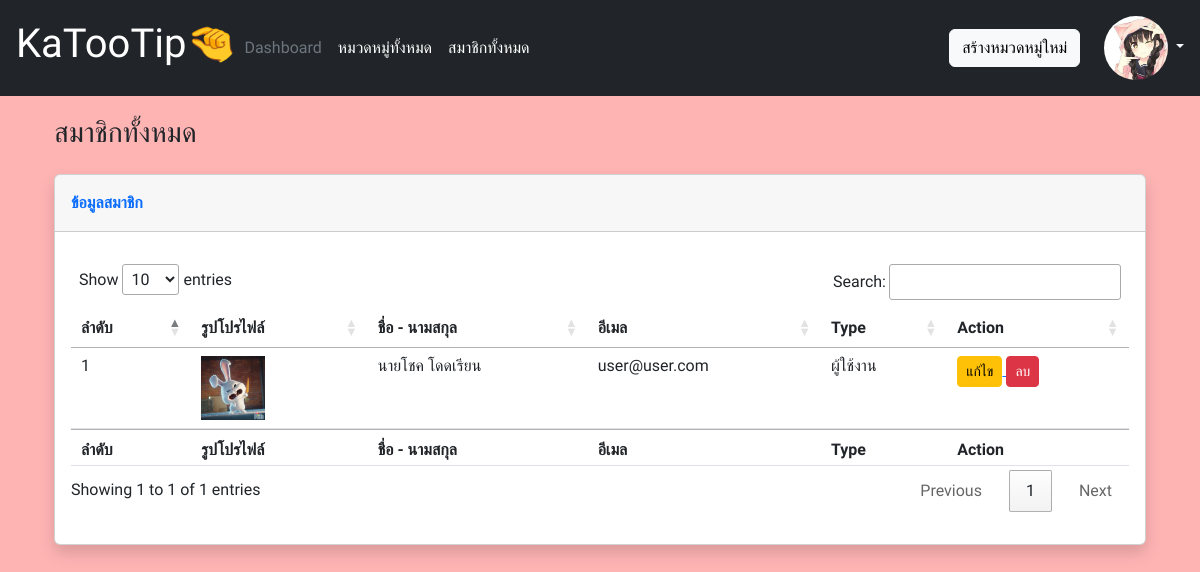
/admin/all_member.php (signed in), run on the app's committed database.
### tables this page shows
CREATE TABLE `users` (
  `u_id` int(11) NOT NULL,
  `email` varchar(255) NOT NULL,
  `fullname` varchar(255) NOT NULL,
  `password` varchar(255) NOT NULL,
  `u_img` varchar(255) NOT NULL,
  `type` int(11) NOT NULL DEFAULT '0'
);

### admin/all_member.php (the view, shortened to what this page needs)
<?php
require_once '../db.php';
$sql = $connection->query("SELECT * FROM users");
$users = $sql->fetchAll(PDO::FETCH_ASSOC);
$num = 1;
?>
<?php include '../admin/include/header.php' ?>
<div class="container">
    <div class="container-fluid">
        <h3 class="text-dark mb-4">สมาชิกทั้งหมด</h3>
        <div class="card shadow">
            <div class="card-header py-3">
                <p class="text-primary m-0 fw-bold">ข้อมูลสมาชิก</p>
            </div>
            <div class="card-body">
                <div class="table-responsive table mt-2" role="grid" aria-describedby="dataTable_info">
                    <table id="MemberTable" class="table my-0">
                        <thead>
                            <tr>
                                <th>ลำดับ</th>
                                <th>รูปโปรไฟล์</th>
                                <th>ชื่อ - นามสกุล</th>
                                <th>อีเมล</th>
                                <th>Type</th>
                                <th>Action</th>
                            </tr>
                        </thead>
                        <tbody>
                            <?php foreach ($users as $user) : ?>
                                <?php if ($user['u_id'] != $_SESSION['u_id']) : ?>
                                    <tr>
                                        <td><?php echo $num++; ?></td>
                                        <td><img width="64" height="64" src="../image/user/<?php echo $user['u_img']; ?>" /></td>
                                        <td><?php echo $user['fullname']; ?></td>
                                        <td><?php echo $user['email']; ?></td>
                                        <td>
                                            <?php if ($user['type'] == 1) : ?>
                                                <p>แอดมิน</p>
                                            <?php elseif ($user['type'] == 0) : ?>
                                                <p>ผู้ใช้งาน</p>
                                            <?php endif; ?>
                                        </td>
                                        <td>
                                            <a href="edit_member.php?id=<?php echo $user['u_id'] ?>">
                                                <button class="btn btn-warning btn-sm">แก้ไข</button>
                                            </a>
                                            <a href="?del_id=<?php echo $user['u_id'] ?>">
                                                <button class="btn btn-danger btn-sm">ลบ</button>
                                            </a>
                                        </td>
                                    </tr>
                                <?php endif; ?>
                            <?php endforeach; ?>
                        </tbody>
                        <tfoot>
                            <tr>
                                <th>ลำดับ</th>
                                <th>รูปโปรไฟล์</th>
                                <th>ชื่อ - นามสกุล</th>
                                <th>อีเมล</th>
                                <th>Type</th>
                                <th>Action</th>
                            </tr>
                        </tfoot>
                    </table>
                </div>
            </div>
        </div>
    </div>
</div>
</body>
</html>

### admin/include/header.php (shortened to what this page needs)
<!DOCTYPE html>
<html lang="en">
<head>
    <link href="https://cdn.jsdelivr.net/npm/bootstrap@5.2.0/dist/css/bootstrap.min.css" rel="stylesheet">
    <link rel="stylesheet" type="text/css" href="https://cdn.datatables.net/1.12.1/css/jquery.dataTables.css">
    <link rel="stylesheet" href="css/style.css">
</head>
<body>
    <div class="p-3 text-bg-dark">
        <div class="d-flex flex-wrap align-items-center justify-content-center justify-content-lg-start">
            <a href="/" class="d-flex align-items-center mb-2 mb-lg-0 text-white text-decoration-none">
                <h1>KaTooTip🤏</h1>
            </a>
            <ul class="nav col-12 col-lg-auto me-lg-auto mb-2 justify-content-center mb-md-0">
                <li><a href="../admin/admin.php" class="nav-link px-2 text-secondary">Dashboard</a></li>
                <li><a href="../admin/all_tag.php" class="nav-link px-2 text-white">หมวดหมู่ทั้งหมด</a></li>
                <li><a href="../admin/all_member.php" class="nav-link px-2 text-white">สมาชิกทั้งหมด</a></li>
            </ul>
            <div class="text-end">
                <a href="/admin/add_tag.php" class="btn btn-light">สร้างหมวดหมู่ใหม่</a>
            </div>
            <div class="dropdown text-end">
                <?php
                if (!isset($_SESSION['u_id'])) {
                ?>
                    <a href="login.php" class="btn btn-outline-light me-2">เข้าสู่ระบบ</a>
                    <a href="register.php" class="btn btn-warning">สมัครสมาชิก</a>
                <?php } else { ?>
                    <?php
                    $usr = $connection->prepare("SELECT * FROM users WHERE u_id = :u_id");
                    $usr->bindParam(':u_id', $_SESSION['u_id']);
                    $usr->execute();
                    $usr_result = $usr->fetch(PDO::FETCH_ASSOC);
                    ?>
                    <a href="#" class="d-block link-light text-decoration-none dropdown-toggle" data-bs-toggle="dropdown" aria-expanded="false">
                        <img src="../image/user/<?php echo $usr_result['u_img'] ?>" width="64" height="64" class="rounded-circle">
                    </a>
                <?php } ?>
            </div>
        </div>
    </div>

### admin/css/style.css (style rules this page uses)
* { box-sizing: border-box; font-family: 'Itim', cursive; }
body { background-color: #FFB4B4; }
.container { margin: 20px auto; }

### data on the page
users: u_img (picture)
users: u_img (picture), fullname "นายโชค โดดเรียน", email "user@user.com", type "ผู้ใช้งาน"
